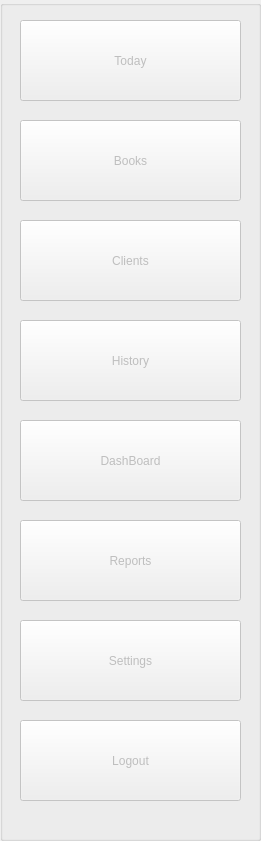
   <widget class="QGroupBox" name="groupBox_6">
    <property name="enabled">
     <bool>false</bool>
    </property>
    <property name="geometry">
     <rect>
      <x>10</x>
      <y>0</y>
      <width>261</width>
      <height>841</height>
     </rect>
    </property>
    <property name="styleSheet">
     <string notr="true">border-right-color: qlineargradient(spread:reflect, x1:0.244, y1:1, x2:1, y2:0, stop:1 rgba(24, 132, 196, 255));
alternate-background-color: rgb(255, 255, 255);</string>
    </property>
    <property name="title">
     <string/>
    </property>
    <widget class="QPushButton" name="setting_service">
     <property name="geometry">
      <rect>
       <x>20</x>
       <y>620</y>
       <width>221</width>
       <height>81</height>
      </rect>
     </property>
     <property name="styleSheet">
      <string notr="true">font: 75 20pt &quot;Times New Roman&quot;;
</string>
     </property>
     <property name="text">
      <string>Settings</string>
     </property>
     <property name="iconSize">
      <size>
       <width>50</width>
       <height>50</height>
      </size>
     </property>
    </widget>
    <widget class="QPushButton" name="book_service">
     <property name="geometry">
      <rect>
       <x>20</x>
       <y>120</y>
       <width>221</width>
       <height>81</height>
      </rect>
     </property>
     <property name="styleSheet">
      <string notr="true">font: 75 20pt &quot;Times New Roman&quot;;</string>
     </property>
     <property name="text">
      <string>Books</string>
     </property>
     <property name="iconSize">
      <size>
       <width>50</width>
       <height>50</height>
      </size>
     </property>
    </widget>
    <widget class="QPushButton" name="dialy_service">
     <property name="geometry">
      <rect>
       <x>20</x>
       <y>20</y>
       <width>221</width>
       <height>81</height>
      </rect>
     </property>
     <property name="styleSheet">
      <string notr="true">font: 75 20pt &quot;Times New Roman&quot;;</string>
     </property>
     <property name="text">
      <string>Today</string>
     </property>
     <property name="iconSize">
      <size>
       <width>50</width>
       <height>50</height>
      </size>
     </property>
    </widget>
    <widget class="QPushButton" name="dashboard_service">
     <property name="geometry">
      <rect>
       <x>20</x>
       <y>320</y>
       <width>221</width>
       <height>81</height>
      </rect>
     </property>
     <property name="styleSheet">
      <string notr="true">font: 75 20pt &quot;Times New Roman&quot;;</string>
     </property>
     <property name="text">
      <string>History</string>
     </property>
     <property name="iconSize">
      <size>
       <width>50</width>
       <height>50</height>
      </size>
     </property>
    </widget>
    <widget class="QPushButton" name="history_service">
     <property name="geometry">
      <rect>
       <x>20</x>
       <y>420</y>
       <width>221</width>
       <height>81</height>
      </rect>
     </property>
     <property name="styleSheet">
      <string notr="true">font: 75 20pt &quot;Times New Roman&quot;;</string>
     </property>
     <property name="text">
      <string>DashBoard</string>
     </property>
     <property name="iconSize">
      <size>
       <width>50</width>
       <height>50</height>
      </size>
     </property>
    </widget>
    <widget class="QPushButton" name="client_service">
     <property name="geometry">
      <rect>
       <x>20</x>
       <y>220</y>
       <width>221</width>
       <height>81</height>
      </rect>
     </property>
     <property name="styleSheet">
      <string notr="true">font: 75 20pt &quot;Times New Roman&quot;;</string>
     </property>
     <property name="text">
      <string>Clients</string>
     </property>
     <property name="iconSize">
      <size>
       <width>50</width>
       <height>50</height>
      </size>
     </property>
    </widget>
    <widget class="QPushButton" name="report_service">
     <property name="geometry">
      <rect>
       <x>20</x>
       <y>520</y>
       <width>221</width>
       <height>81</height>
      </rect>
     </property>
     <property name="styleSheet">
      <string notr="true">font: 75 20pt &quot;Times New Roman&quot;;</string>
     </property>
     <property name="text">
      <string>Reports</string>
     </property>
     <property name="iconSize">
      <size>
       <width>50</width>
       <height>50</height>
      </size>
     </property>
    </widget>
    <widget class="QPushButton" name="logout_btn">
     <property name="geometry">
      <rect>
       <x>20</x>
       <y>720</y>
       <width>221</width>
       <height>81</height>
      </rect>
     </property>
     <property name="styleSheet">
      <string notr="true">font: 75 20pt &quot;Times New Roman&quot;;
</string>
     </property>
     <property name="text">
      <string>Logout</string>
     </property>
     <property name="iconSize">
      <size>
       <width>50</width>
       <height>50</height>
      </size>
     </property>
    </widget>
   </widget>
